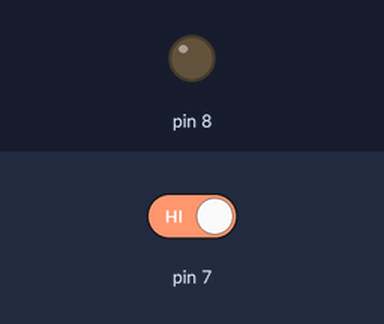
Simulated run of this sketch. Board: Arduino Uno, built with avr-gcc and run on an emulated ATmega328P. Parts: output pins drawn as LEDs (lit = HIGH). Dashed ring = blinking. The test bench sets the inputs (shaded band); at power-on: pin 7 HIGH.

Above: at 1.2 s.
1.3 s: pin 7 driven LOW
At 1.7 s:
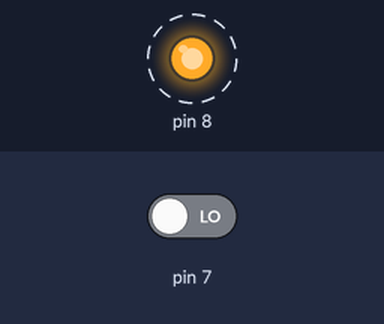
4.3 s: pin 7 driven HIGH
At 4.9 s:
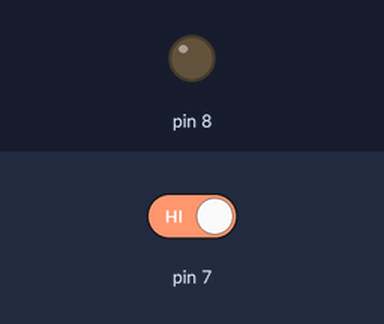
Timing chart, 0 to 7.3 s (numbered marks = the images above; inputs shaded):
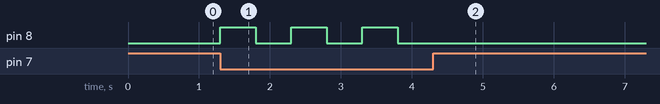

The sketch:

Magnet_LED.ino
```cpp
int flag = 0;

void setup() {
  pinMode(7, INPUT);
  pinMode(8, OUTPUT);
  Serial.begin(9600);
}

void loop() {
  int value = digitalRead(7);

  if(!value){
    if(flag){
      digitalWrite(8, LOW);
      flag = 0;
      delay(500);
    } else{
      digitalWrite(8, HIGH);
      flag = 1;
      delay(500);
    }
  }
}
```

Measured:
- after the input at 1.3 s, pin 8: alternates HIGH for 0.50 s and LOW for 0.50 s, starting at once
- after the input at 4.3 s, pin 8: stops changing and stays LOW
